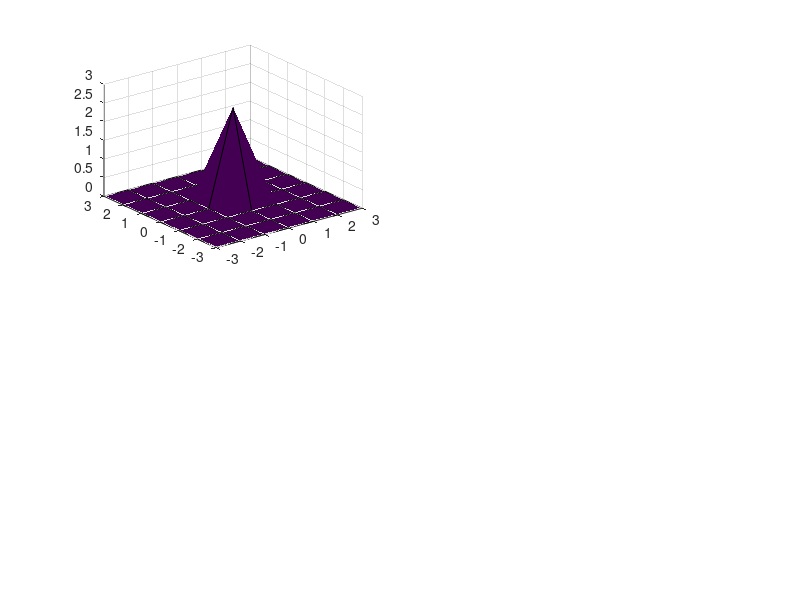

Write MATLAB code to recreate this figure. (Note: this script raises an error after producing the figure.)
clc
clear all
close all

%Design the Gaussian Kernel
%Standard Deviation
sigma1 = 0.25
%Window size
sz1 = 3
[x1,y1]=meshgrid(-sz1:sz1,-sz1:sz1 )
z1= -(x1.^2+y1.^2)/(2*sigma1*sigma1)
Kernel1= exp(z1)/(2*pi*sigma1*sigma1)
subplot(2,2,1)
hs1=surf(x1,y1,Kernel1)
hs1.EdgeColor='none'
title('Gaussian Kernel 3*3 sigma=0.375')

%Design the Gaussian Kernel
%Standard Deviation
sigma2 = 0.75
%Window size
sz2 = 6
[x2,y2]=meshgrid(-sz2:sz2,-sz2:sz2 )
z2= -(x2.^2+y2.^2)/(2*sigma2*sigma2)
Kernel2= exp(z2)/(2*pi*sigma2*sigma2)
subplot(2,2,2)
hs2=surf(x2,y2,Kernel2)
hs2.EdgeColor='none'
title('Gaussian Kernel 6*6 sigma=0.75')

%Design the Gaussian Kernel
%Standard Deviation
sigma3 = 1.5
%Window size
sz3 = 12
[x3,y3]=meshgrid(-sz3:sz3,-sz3:sz3 )
z3= -(x3.^2+y3.^2)/(2*sigma3*sigma3)
Kernel3= exp(z3)/(2*pi*sigma3*sigma3)
subplot(2,2,3)
hs3=surf(x3,y3,Kernel3)
hs3.EdgeColor='none'
title('Gaussian Kernel 12*12 sigma=1.5')

%Design the Gaussian Kernel
%Standard Deviation
sigma4 = 3
%Window size
sz4 = 24
[x4,y4]=meshgrid(-sz4:sz4,-sz4:sz4 )
z4= -(x4.^2+y4.^2)/(2*sigma4*sigma4)
Kernel4= exp(z4)/(2*pi*sigma4*sigma4)
subplot(2,2,4)
hs4=surf(x4,y4,Kernel4)
hs4.EdgeColor='none'
title('Gaussian Kernel 24*24 sigma=3')
